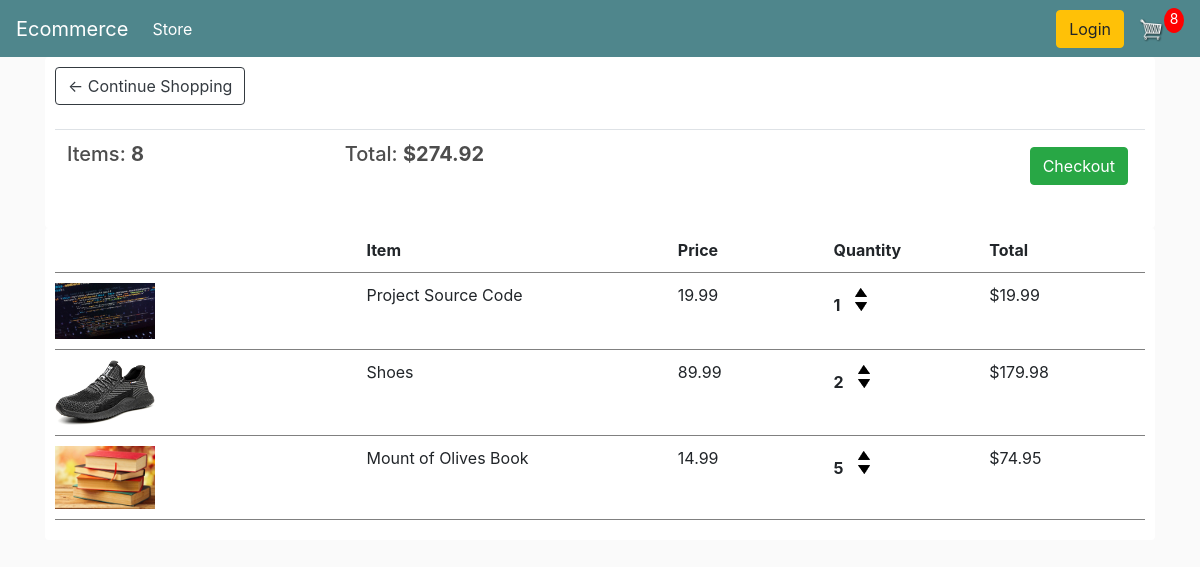
The app's page /cart/ (signed in) with its own data.
### store/models.py (models this page shows, shortened)
class Order(models.Model):
    customer = models.ForeignKey(Customer, on_delete=models.SET_NULL, blank=True, null=True)
    date_ordered = models.DateTimeField(auto_now_add=True)
    complete = models.BooleanField(default=False)
    transaction_id = models.CharField(max_length=200, null=True)
    @property
    def get_cart_total(self):
        orderitems = self.orderitem_set.all()
        total = sum([item.get_total for item in orderitems])
        return total
    @property
    def get_cart_items(self):
        orderitems = self.orderitem_set.all()
        total = sum([item.quantity for item in orderitems])
        return total

class OrderItem(models.Model):
    product = models.ForeignKey(Product, on_delete=models.SET_NULL, blank=True, null=True)
    order = models.ForeignKey(Order, on_delete=models.SET_NULL, blank=True, null= True)
    quantity = models.IntegerField(default=0)
    date_added = models.DateTimeField(auto_now_add= True)
    @property
    def get_total(self):
        total = self.product.price * self.quantity
        return total

class Product(models.Model):
    name = models.CharField(max_length=200)
    price = models.FloatField()
    digital = models.BooleanField(default=False, null=True, blank=False)
    image = models.ImageField(null=True, blank=True)
    @property
    def imageURL(self):
        try:
            url = self.image.url
        except:
            url = ''
        return url

### store/views.py (the view)
# urls.py: path('cart/', views.cart, name='cart'),
def cart(request):
    if request.user.is_authenticated:
        customer = request.user.customer
        order, created = Order.objects.get_or_create(
            customer=customer, complete=False)
        items = order.orderitem_set.all()
        cartItems = order.get_cart_items
    else:
        items = []
        order = {'get_cart_total': 0, 'get_cart_items': 0, 'shipping':False}
        cartItems = order['get_cart_items']
    context = {'items': items, 'order': order, 'cartItems':cartItems}
    return render(request, 'store/cart.html', context)

### store/templates/store/cart.html
{% extends 'store/main.html' %}
{% load static %}
{% block content %}
<div class="row">
    <div class="col-lg-12">
        <div class="box-element">
            <a class="btn btn-outline-dark" href="{% url 'store' %}">&#8592; Continue Shopping</a>
            <br>
            <br>
            <table class="table">
                <tr>
                    <th>
                        <h5>Items: <strong>{{ order.get_cart_items}}</strong></h5>
                    </th>
                    <th>
                        <h5>Total: <strong>${{order.get_cart_total|floatformat:2}}</strong></h5>
                    </th>
                    <th>
                        <a style="float: right; margin: 5px;" class="btn btn-success button_checkout"
                            href="{% url 'checkout' %}">Checkout</a>
                    </th>
                </tr>
            </table>
        </div>
        <div class="box-element">
            <div class="cart-row">
                <div style="flex: 2;"></div>
                <div style="flex: 2;"><strong>Item</strong></div>
                <div style="flex: 1;"><strong>Price</strong></div>
                <div style="flex: 1;"><strong>Quantity</strong></div>
                <div style="flex: 1;"><strong>Total</strong></div>
            </div>
            {% for item in items %}
            <div class="cart-row">
                <div style="flex: 2;">
                    <img class="row-image" src="{{ item.product.imageURL}}" alt="">
                </div>
                <div style="flex: 2;">{{ item.product.name}}</div>
                <div style="flex: 1;">{{ item.product.price|floatformat:2}}</div>
                <div style="flex: 1;">
                    <p class="quantity">{{ item.quantity}}</p>
                    <div class="quantity">
                        <img data-product="{{ item.product.id}}" data-action="add" src="{% static 'images/arrow-up.png'%}" alt="" class="chg-quantity update-cart">
                        <img data-product="{{ item.product.id}}" data-action="remove" src="{% static 'images/arrow-down.png'%}" alt="" class="chg-quantity update-cart">
                    </div>
                </div>
                <div style="flex: 1;">${{ item.get_total}}</div>
            </div>
            {% endfor %}
        </div>
    </div>
</div>
{% endblock %}

### static/css/main.css (style rules this page uses)
body { background-color: hsl(0, 0%, 98%); }
h1,h2,h3,h4,h5,h6 { color: hsl(0, 0%, 30%); }
.box-element { box-shadow: hsl(0, 0%, 80%) 0 0 16x; background-color: #fff; border-radius: 4px; padding: 10px; }
.button_checkout { display: block; float: right; margin: 5px; }
.cart-row { display: flex; align-items: flex-stretch; padding-bottom: 10px; margin-bottom: 10px; border-bottom: 1px solid gray; }
.row-image { width: 100px; }
.quantity { display: inline-block; font-weight: 700; padding-right: 10px; }
.chg-quantity { width: 12px; cursor: pointer; display: block; margin-top: 5px; transition: .1s; }

### records on screen
Order: get_cart_items "8", get_cart_total "274.92"
OrderItem: product.imageURL (picture), product.name "Project Source Code", product.price "19.99", quantity "1", get_total "19.99"
OrderItem: product.imageURL (picture), product.name "Shoes", product.price "89.99", quantity "2", get_total "179.98"
OrderItem: product.imageURL (picture), product.name "Mount of Olives Book", product.price "14.99", quantity "5", get_total "74.95"

### other values on screen
{{ cartItems }} "8"
